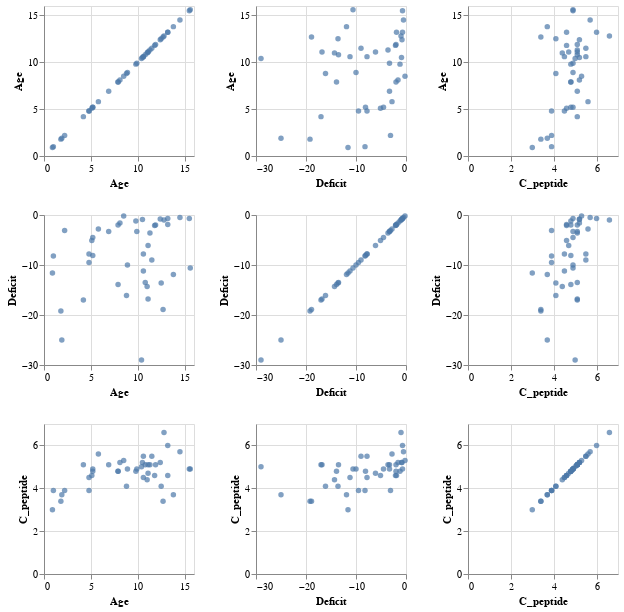

Notebook code cell kept with this figure:
### Markdown cell above
Figure 3: Distribution of target variable, C_peptide

### Code cell
alt.Chart(diabetes_df).mark_circle().encode(
    x=alt.X(alt.repeat("column"), type="quantitative"),
    y=alt.Y(alt.repeat("row"), type="quantitative")
).properties(
    width=150,
    height=150
).repeat(
    row=["Age", "Deficit", "C_peptide"],
    column=["Age", "Deficit", "C_peptide"]
)

### Figure 1 — Vega-Lite specification as saved in the notebook (floating-point values rounded to 4 significant figures)
{"config": {"view": {"continuousWidth": 300, "continuousHeight": 300}}, "repeat": {"column": ["Age", "Deficit", "C_peptide"], "row": ["Age", "Deficit", "C_peptide"]}, "spec": {"data": {"name": "data-f71af08db43e30ed03ce72081ec6cbff"}, "mark": {"type": "circle"}, "encoding": {"x": {"field": {"repeat": "column"}, "type": "quantitative"}, "y": {"field": {"repeat": "row"}, "type": "quantitative"}}, "height": 150, "width": 150}, "$schema": "https://vega.github.io/schema/vega-lite/v5.20.1.json", "datasets": {"data-f71af08db43e30ed03ce72081ec6cbff": [{"Age": 5.2, "Deficit": -8.1, "C_peptide": 4.8}, {"Age": 8.8, "Deficit": -16.1, "C_peptide": 4.1}, {"Age": 10.6, "Deficit": -7.8, "C_peptide": 5.5}, {"Age": 10.4, "Deficit": -29.0, "C_peptide": 5.0}, {"Age": 1.8, "Deficit": -19.2, "C_peptide": 3.4}, {"Age": 12.7, "Deficit": -18.9, "C_peptide": 3.4}, {"Age": 15.6, "Deficit": -10.6, "C_peptide": 4.9}, {"Age": 1.9, "Deficit": -25.0, "C_peptide": 3.7}, {"Age": 2.2, "Deficit": -3.1, "C_peptide": 3.9}, {"Age": 4.8, "Deficit": -7.8, "C_peptide": 4.5}, {"Age": 7.9, "Deficit": -13.9, "C_peptide": 4.8}, {"Age": 5.2, "Deficit": -4.5, "C_peptide": 4.9}, {"Age": 0.9, "Deficit": -11.6, "C_peptide": 3.0}, {"Age": 11.8, "Deficit": -2.1, "C_peptide": 4.6}, {"Age": 7.9, "Deficit": -2.0, "C_peptide": 4.8}, {"Age": 11.5, "Deficit": -9.0, "C_peptide": 5.5}, {"Age": 10.6, "Deficit": -11.2, "C_peptide": 4.5}, {"Age": 11.1, "Deficit": -6.1, "C_peptide": 4.7}, {"Age": 12.8, "Deficit": -1.0, "C_peptide": 6.6}, {"Age": 11.3, "Deficit": -3.6, "C_peptide": 5.1}, {"Age": 1.0, "Deficit": -8.2, "C_peptide": 3.9}, {"Age": 14.5, "Deficit": -0.5, "C_peptide": 5.7}, {"Age": 11.9, "Deficit": -2.0, "C_peptide": 5.1}, {"Age": 8.1, "Deficit": -1.6, "C_peptide": 5.2}, {"Age": 15.5, "Deficit": -0.7, "C_peptide": 4.9}, {"Age": 12.4, "Deficit": -0.8, "C_peptide": 5.2}, {"Age": 11.1, "Deficit": -16.8, "C_peptide": 5.1}, {"Age": 5.1, "Deficit": -5.1, "C_peptide": 4.6}, {"Age": 4.8, "Deficit": -9.5, "C_peptide": 3.9}, {"Age": 13.2, "Deficit": -0.7, "C_peptide": 6.0}, {"Age": 9.9, "Deficit": -3.3, "C_peptide": 4.9}, {"Age": 12.5, "Deficit": -13.6, "C_peptide": 4.1}, {"Age": 8.9, "Deficit": -10.0, "C_peptide": 4.9}, {"Age": 10.8, "Deficit": -13.5, "C_peptide": 5.1}, {"Age": 10.5, "Deficit": -0.9, "C_peptide": 5.2}, {"Age": 5.8, "Deficit": -2.8, "C_peptide": 5.6}, {"Age": 8.5, "Deficit": -0.2, "C_peptide": 5.3}, {"Age": 13.8, "Deficit": -11.9, "C_peptide": 3.7}, {"Age": 9.8, "Deficit": -1.2, "C_peptide": 4.8}, {"Age": 11.0, "Deficit": -14.3, "C_peptide": 4.4}, {"Age": 4.2, "Deficit": -17.0, "C_peptide": 5.1}, {"Age": 6.9, "Deficit": -3.3, "C_peptide": 5.1}, {"Age": 13.2, "Deficit": -1.9, "C_peptide": 4.6}]}}
